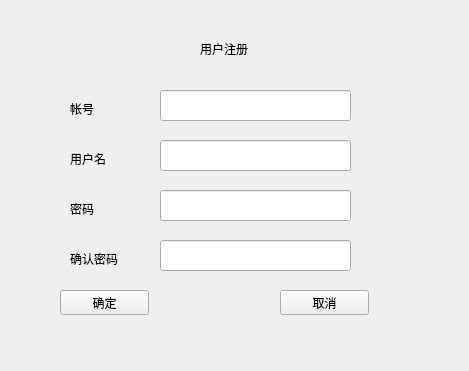
<?xml version="1.0" encoding="UTF-8"?>
<ui version="4.0">
 <class>RgsWin</class>
 <widget class="QWidget" name="RgsWin">
  <property name="geometry">
   <rect>
    <x>0</x>
    <y>0</y>
    <width>469</width>
    <height>371</height>
   </rect>
  </property>
  <property name="windowTitle">
   <string>Form</string>
  </property>
  <widget class="QLineEdit" name="Editusrpwd1">
   <property name="geometry">
    <rect>
     <x>160</x>
     <y>240</y>
     <width>191</width>
     <height>31</height>
    </rect>
   </property>
  </widget>
  <widget class="QLabel" name="labTitle">
   <property name="geometry">
    <rect>
     <x>200</x>
     <y>40</y>
     <width>67</width>
     <height>17</height>
    </rect>
   </property>
   <property name="text">
    <string>用户注册</string>
   </property>
  </widget>
  <widget class="QLineEdit" name="Editusrname">
   <property name="geometry">
    <rect>
     <x>160</x>
     <y>140</y>
     <width>191</width>
     <height>31</height>
    </rect>
   </property>
  </widget>
  <widget class="QPushButton" name="BtnCancel">
   <property name="geometry">
    <rect>
     <x>280</x>
     <y>290</y>
     <width>89</width>
     <height>25</height>
    </rect>
   </property>
   <property name="text">
    <string>取消</string>
   </property>
  </widget>
  <widget class="QLabel" name="labusrname">
   <property name="geometry">
    <rect>
     <x>70</x>
     <y>150</y>
     <width>67</width>
     <height>17</height>
    </rect>
   </property>
   <property name="text">
    <string>用户名</string>
   </property>
  </widget>
  <widget class="QLabel" name="labusrpwd">
   <property name="geometry">
    <rect>
     <x>70</x>
     <y>200</y>
     <width>67</width>
     <height>17</height>
    </rect>
   </property>
   <property name="text">
    <string>密码</string>
   </property>
  </widget>
  <widget class="QPushButton" name="BtnOK">
   <property name="geometry">
    <rect>
     <x>60</x>
     <y>290</y>
     <width>89</width>
     <height>25</height>
    </rect>
   </property>
   <property name="text">
    <string>确定</string>
   </property>
  </widget>
  <widget class="QLabel" name="labusrpwd1">
   <property name="geometry">
    <rect>
     <x>70</x>
     <y>250</y>
     <width>67</width>
     <height>17</height>
    </rect>
   </property>
   <property name="text">
    <string>确认密码</string>
   </property>
  </widget>
  <widget class="QLineEdit" name="Editusrid">
   <property name="geometry">
    <rect>
     <x>160</x>
     <y>90</y>
     <width>191</width>
     <height>31</height>
    </rect>
   </property>
  </widget>
  <widget class="QLabel" name="labusrid">
   <property name="geometry">
    <rect>
     <x>70</x>
     <y>100</y>
     <width>67</width>
     <height>17</height>
    </rect>
   </property>
   <property name="text">
    <string>帐号</string>
   </property>
  </widget>
  <widget class="QLineEdit" name="Editusrpwd">
   <property name="geometry">
    <rect>
     <x>160</x>
     <y>190</y>
     <width>191</width>
     <height>31</height>
    </rect>
   </property>
  </widget>
  <widget class="QLabel" name="label">
   <property name="geometry">
    <rect>
     <x>310</x>
     <y>200</y>
     <width>31</width>
     <height>20</height>
    </rect>
   </property>
   <property name="text">
    <string/>
   </property>
  </widget>
  <widget class="QLabel" name="label_2">
   <property name="geometry">
    <rect>
     <x>310</x>
     <y>250</y>
     <width>31</width>
     <height>20</height>
    </rect>
   </property>
   <property name="text">
    <string/>
   </property>
  </widget>
 </widget>
 <resources/>
 <connections/>
</ui>
